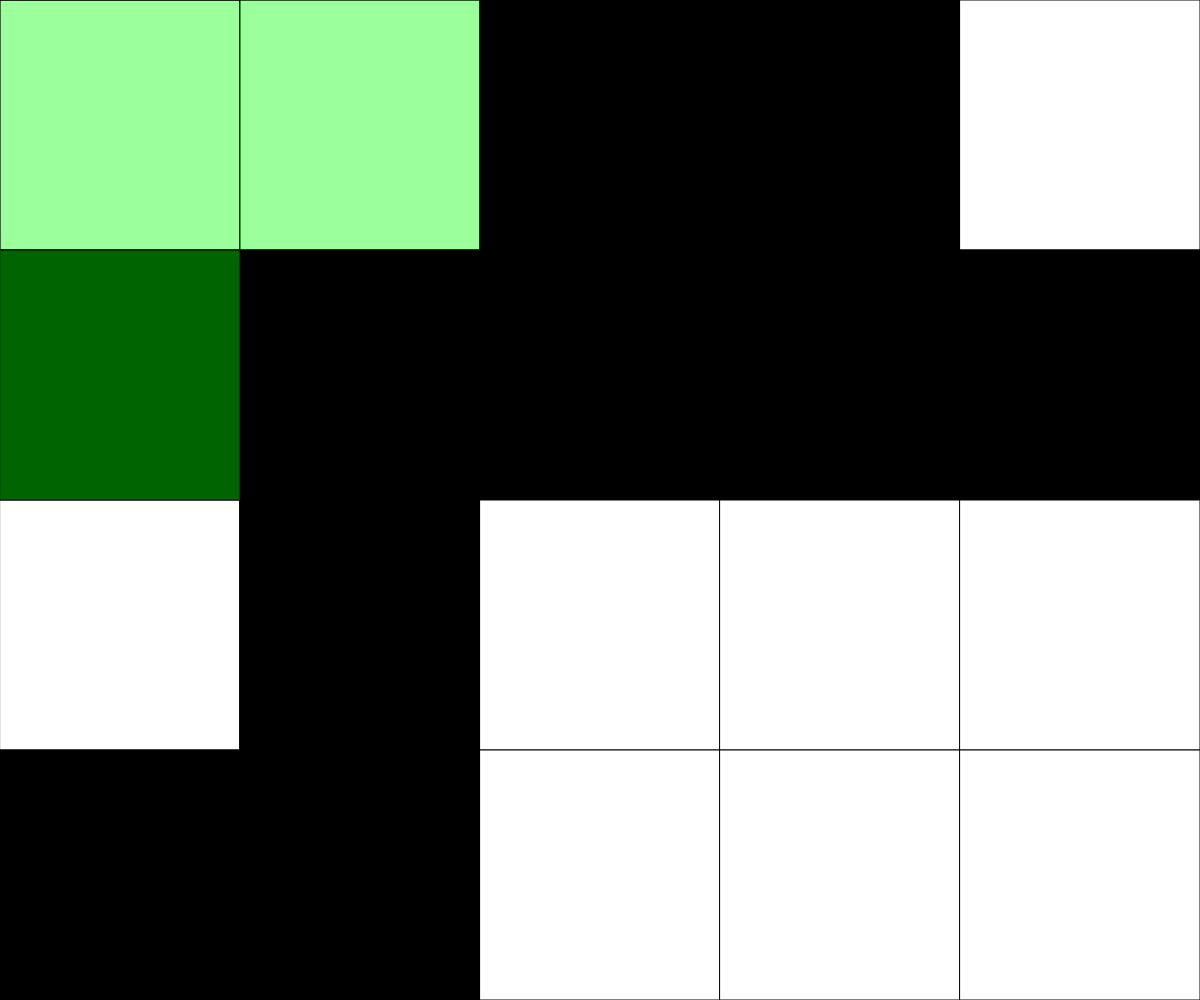
Frame 1 (no input)
Frame 60 (no input): identical to frame 1, image omitted
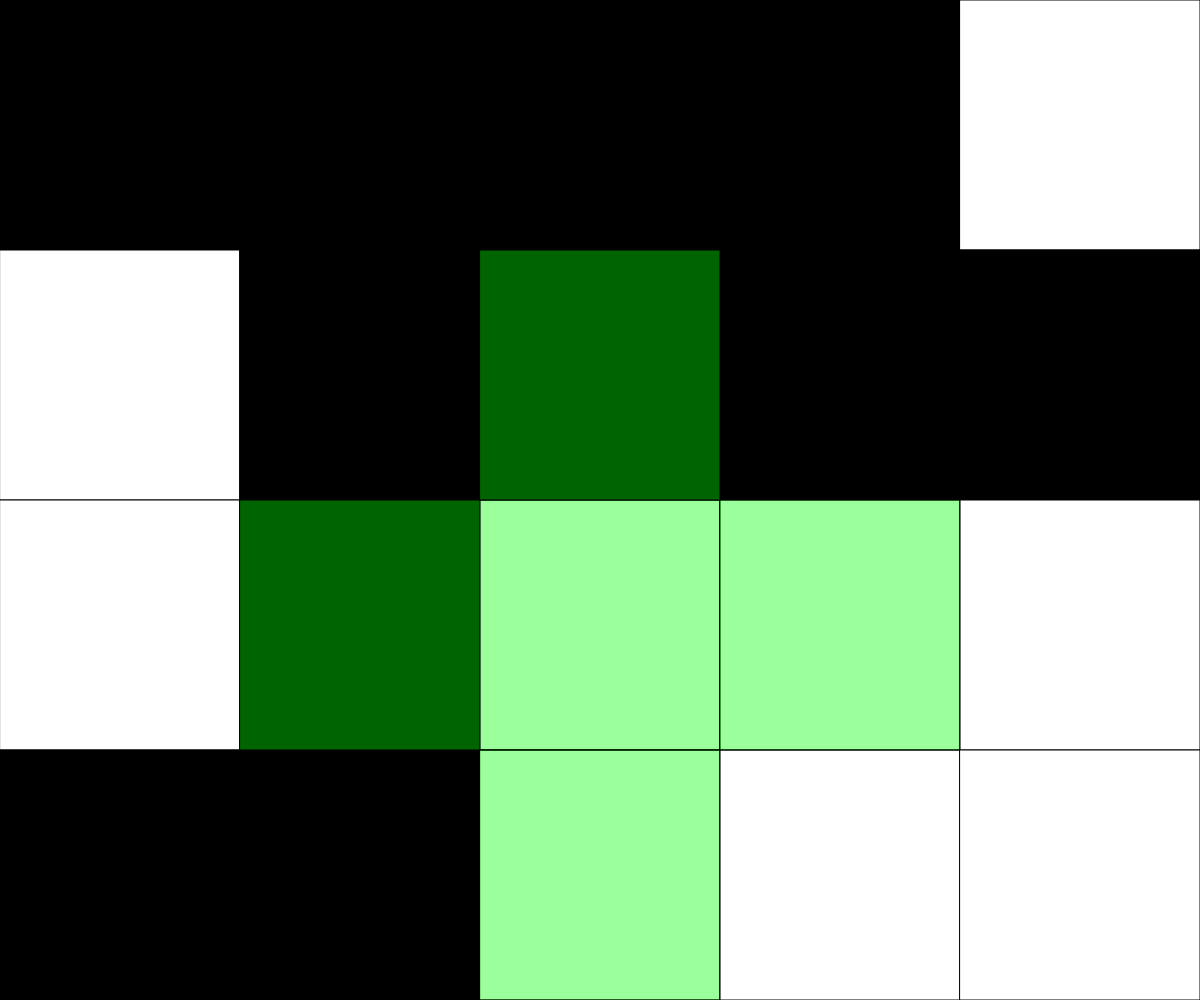
Frame 120 (the mouse pressed at the canvas centre since frame 60)

The p5.js sketch that drew these frames (run headless with seeded random() and noise() and a simulated clock; from frame 60 on, the mouse is pressed at the canvas centre):

// p5.js sketch
// ── sketch.js
//puzzle game
// sai
// oct 30

//setting global varibles
let NUM_ROWS = 4;
let NUM_COLS = 5;
let winCount = 0;
let rectWidth, rectHeight;
let spaceCount = 0;
let currentRow, currentCol;
let gridData = [[0,0,0,0,0],
                [0,0,0,0,0],
                [0,0,0,0,0],
                [0,0,0,0,0]];



function setup() {
  // Determine the size of each square. Could use windowHeight,windowHeight  for Canvas to keep a square aspect ratio
  createCanvas(windowWidth, windowHeight);
  rectWidth = width/NUM_COLS;
  rectHeight = height/NUM_ROWS;
  randomStart();
}

function draw() {
  background(220);
  determineActiveSquare(); //figure out which tile the mouse cursor is over
  drawGrid();         //render the current game board to the screen (and the overlay)
  overlay();
  win(); //check if your winning            
}

function mousePressed(){
  // cross-shaped pattern flips on a mouseclick. Boundary conditions are checked within the flip function to ensure in-bounds access for array
  if(keyIsPressed && keyCode === 16){
    //flips a single square
    flip(currentCol, currentRow)
  }
  else{
    if (spaceCount === 0){
      //creates the cross shaped pattern
      flip(currentCol, currentRow);
      flip(currentCol-1, currentRow);
      flip(currentCol+1, currentRow);
      flip(currentCol, currentRow-1);
      flip(currentCol, currentRow+1);
    }
    else{
      flip(currentCol, currentRow);
      flip(currentCol-1, currentRow);
      flip(currentCol, currentRow+1);
      flip(currentCol -1, currentRow+1);
    }
  }
}

function flip(col, row){
  // given a column and row for the 2D array, flip its value from 0 to 255 or 255 to 0
  // conditions ensure that the col and row given are valid and exist for the array. If not, no operations take place.
  if (col >= 0 && col < NUM_COLS ){
    if (row >= 0 && row < NUM_ROWS){
      if (gridData[row][col] === 0){
        gridData[row][col] = 255;
      } 
      else{
        gridData[row][col] = 0;
      } 
    }
  }
}

function determineActiveSquare(){
  // An expression to run each frame to determine where the mouse currently is.
  currentRow = int(mouseY / rectHeight);
  currentCol = int(mouseX / rectWidth);
}

function drawGrid(){
  // Render a grid of squares - fill color set according to data stored in the 2D array
  for (let x = 0; x < NUM_COLS ; x++){
    for (let y = 0; y < NUM_ROWS; y++){
      fill(gridData[y][x]); 
      rect(x*rectWidth, y*rectHeight, rectWidth, rectHeight);
    }
  }
}

function randomStart(){
  // random starting postitions of the squares
  let r;
  //reading though the array
  for (let x = 0; x < NUM_COLS ; x++){
    for (let y = 0; y < NUM_ROWS; y++){
      //picking between black and white
      r = int(random(0,2));
      if(r === 0){
        //black
        gridData[y][x] = 0;
      }
      else{
        //white
        gridData[y][x] = 255;
      }
    }
  }
}

function win(){
  winCount = 0;
  //reading though the array
  for (let x = 0; x < NUM_COLS ; x++){
    for (let y = 0; y < NUM_ROWS; y++){
      //checking if it is black or white
      if(gridData[y][x] === 0){
        //counting squares
        winCount += 1;
      }
      else if(gridData[y][x] === 255){
        //counting squares
        winCount += 2;
      }
    }
  }

  //creating the text
  textAlign(CENTER);
  textSize(100);
  //all black
  if(winCount === 20){
    fill(255,0,12);
    text('you win',windowWidth/2,windowHeight/2);
  }
  //all white
  if(winCount === 40){
    fill(255,0,12);
    text('you win',windowWidth/2,windowHeight/2);
  }
}

function keyReleased() {
  if (keyCode === 32) {
    if(spaceCount === 0){
      spaceCount = 1;
      return spaceCount;
    }
    else{
      spaceCount = 0;
      return spaceCount;
    }
  }
}


function overlay(){
  fill(0,255,0,100);
  if(keyIsPressed && keyCode === 16){
    rect(currentCol*rectWidth, currentRow*rectHeight, rectWidth, rectHeight);
  }
  else if(spaceCount === 0){
    rect(currentCol*rectWidth, currentRow*rectHeight, rectWidth, rectHeight);
    rect((currentCol-1)*rectWidth, currentRow*rectHeight, rectWidth, rectHeight);
    rect((currentCol+1)*rectWidth, currentRow*rectHeight, rectWidth, rectHeight);
    rect(currentCol*rectWidth, (currentRow-1)*rectHeight, rectWidth, rectHeight);
    rect(currentCol*rectWidth, (currentRow+1)*rectHeight, rectWidth, rectHeight);
  }
  else if(spaceCount === 1){
    rect(currentCol*rectWidth, currentRow*rectHeight, rectWidth, rectHeight);
    rect((currentCol-1)*rectWidth, currentRow*rectHeight, rectWidth, rectHeight);
    rect(currentCol*rectWidth, (currentRow+1)*rectHeight, rectWidth, rectHeight);
    rect((currentCol- 1) *rectWidth, (currentRow+1)*rectHeight, rectWidth, rectHeight);
  }
  
}
